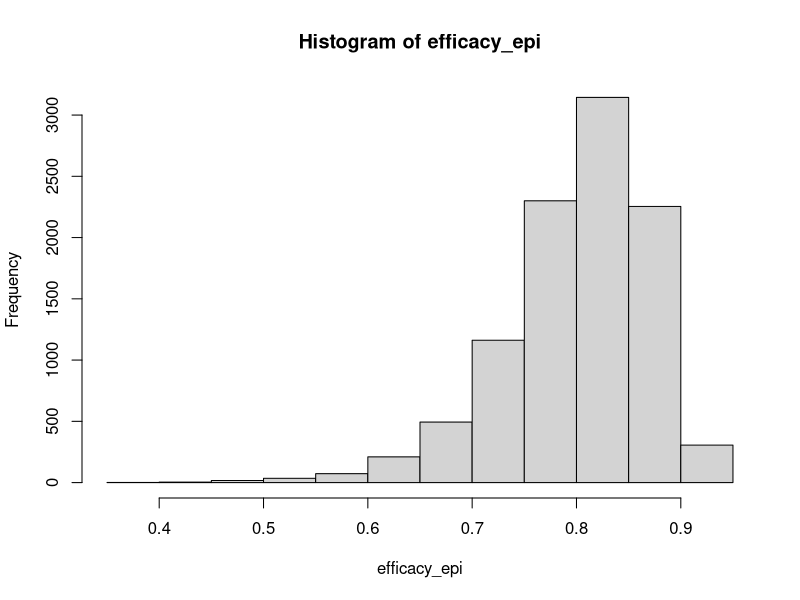
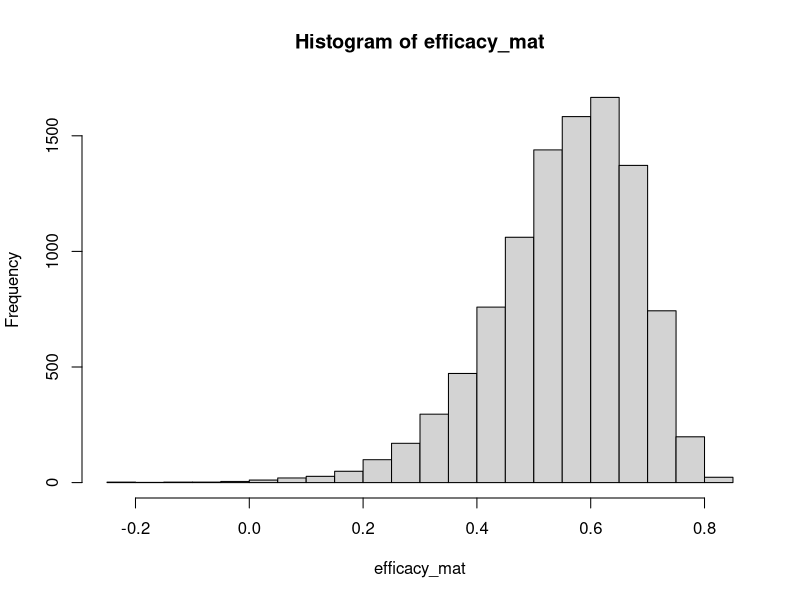

The R script that drew these images, in order: (Note: this script raises an error after producing the figures.)
#Establishes parameters for all scenarios

birth_cohort <- 112680
periods <- 4

h_vec <- c(71, 20, 12, 21) # GNR hospitalized patients by age group
h_n <- c(126449, 252898, 502662, 1038045) # n for age group

mu_gnr_vec <- c(41, 7, 7, 8)
mu_gnr_n <- c(71, 19, 12, 19)

# Sets age-specific parameters for each period
h <- h_vec / h_n  # Probability of hospitalization due to GNR infections
mu_gnr <- mu_gnr_vec / mu_gnr_n    # Probability of death given hospitalization due to GNR infection
mu_ac <- c(0.0348, 0.0348, 0.004725, 0.02835) # All-cause mortality probability
length <- c("0 - <4 months ", "4 - <12 months", "12 - <24 months", "24 - 59 months")

# Defines number of simulations for Monte Carlo model
n_simulations <- 10000

# Sets childhood vaccination parameters
#80.1% of children born 7 to 12 months after introduction received three doses of pentavalent rotavirus vaccine by 9 months of age
v1 <- 0.801   # Proportion vaccinated at end of period 1
#v1_se <- 0.08 # Standard error for v1, for now 10% of v1
#e1 <- 0.7   # Vaccine efficacy in reducing hospitalizations
#e1_se <- 0.07  # Standard error for e1, for now 10% of e1

# Sets maternal vaccination parameters
#In Mali, according to the 2018 Demographic and Health Survey (DHS), only about 43% of pregnant women had at least four antenatal care visits, which is the internationally recommended standard
vm <- 0.433  # Proportion of mothers vaccinated
#vm_se <- 0.043 # Standard error for v_m
#em <- 0.75  # Efficacy of maternal vaccine
#em_se <- 0.075 # Standard error for e_m

# Sets range of coverage options for coverage vs reduced hospitalizations graphs
min_coverage <- 0.0
step <- 0.1
max_coverage <- 1.0

#Based on PCV vaccine pooled estimate from https://pmc.ncbi.nlm.nih.gov/articles/instance/7332418/bin/41586_2020_2238_MOESM1_ESM.pdf
#81.2% efficacy (95% CI: 63.1%, 90.5%)

#For uncertainty distribution for EPI efficacy:
a <- rnorm(n_simulations, mean = log(.188), sd = ((log(.369)-log(.095))/3.98))
efficacy_epi <- 1 - exp(a)
hist(efficacy_epi)
mean(efficacy_epi)

#Based on maternal influenza vaccine estimate from https://pubmed.ncbi.nlm.nih.gov/31259452/
#56.8% efficacy (95% CI: 25.0, 75.1)

#For uncertainty distribution for Maternal efficacy:
b <- rnorm(n_simulations, mean = log(.432), sd = ((log(.750)-log(.249))/3.98))
efficacy_mat <- 1 - exp(b)
hist(efficacy_mat)
mean(efficacy)

mat_cost_per_dose <- 1
discount_rate <- .03
age_at_death <- c(2/12, 8/12, 18/12, 42/12)
life_expectancy <- c(63.2, 63.2, 63.2, 63.2)
remaining_years <- life_expectancy - age_at_death
discounted_remaining_years <- (1 - exp(-discount_rate * remaining_years)) / discount_rate

h_vec_sim <- matrix(0, nrow=n_simulations, ncol=periods)
mu_gnr_sim <- matrix(0, nrow=n_simulations, ncol=periods)
#mu_ac_sim <- matrix(0, nrow=n_simulations, ncol=periods)

for (sim in 1:n_simulations) {
  for (age in 1:periods) {
    # Calculates number of hospitalizations, deaths due to GNR, and other cause deaths
    h_vec_sim[sim, age] <- rbeta(1, h_vec[age], h_n[age]-h_vec[age]) #For each age group, estimates a hospitalization probability based on the mean and standard deviation and 1 trial
    mu_gnr_sim[sim, age] <- rbeta(1, mu_gnr_vec[age], mu_gnr_n[age] - mu_gnr_vec[age])
    #mu_ac_sim[sim, age] <- rbeta(1, mu_ac_vec[age]
    }
}

ci <- function(x) quantile(x, probs=c(0.025, 0.975))

install.packages("writexl")

#library("writexl")
#write_xlsx(status_quo_data,"C:/Users/wstil/OneDrive/Desktop/Aim 3/GNR Model/status_quo_df.xlsx", col_name=TRUE, format_headers=FALSE)

